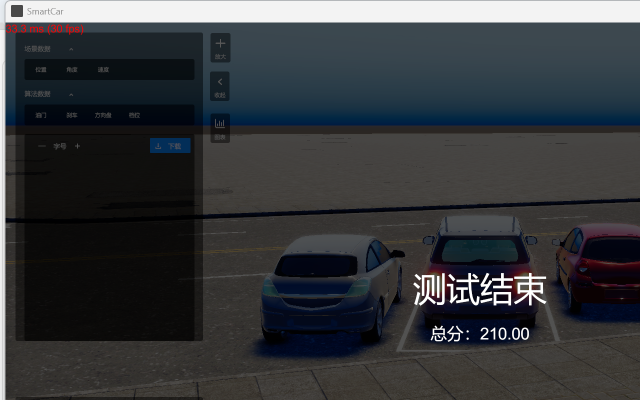
#> input picture docs/images/angled-parking-210.png, 1280 x 800 px (shown at 1/2 size)
$ python -i vla2_make_dataset.py   (imports and definitions only)
#> lines starting #> are read from the running program, lines starting #| are printed output that depends on the picture; after the words box and inside, x2 and y2 are one past the last pixel; in counts of white or black regions, pixels touching at a corner belong together
#> further down, picture is the input picture: shape (800, 1280, 3); mean B, G, R 60.1, 56.7, 54
# -*- coding: utf-8 -*-
"""从已有巡检帧自动打标，生成 YOLO 数据集（class 0 = 车，class 1 = 蓝色车牌/车顶小牌）。

标注来源：
- 车：现成的颜色连通域检测器 `vla2.vision.detect_cars`（已实测少误检、能抓到近车）
- 车牌：HSV 蓝牌掩膜 + 形状过滤（宽 6~60 px、高 4~28 px、宽高比 1.1~5、填充率 ≥0.45）

用法：
    python tools/vla2_make_dataset.py --out D:\\vla_ds --dirs "D:\\...\\vla_imgss5;D:\\...\\vla_imgss6" --per-dir 120
"""
from __future__ import annotations

import argparse
import glob
import random
from pathlib import Path

import cv2
import numpy as np

import sys

sys.path.insert(0, str(Path(__file__).resolve().parents[1]))
from vla2.vision import detect_cars, imread_uni, imwrite_uni  # noqa: E402

PLATE_HUE = (100, 135)      # OpenCV H：蓝→紫蓝
PLATE_S_MIN = 90
PLATE_V_MIN = 45


def plate_boxes(img: np.ndarray) -> list[tuple[int, int, int, int]]:
    hsv = cv2.cvtColor(img, cv2.COLOR_BGR2HSV)
#> hsv: shape (800, 1280, 3); mean H, S, V 53.4, 69.7, 63.1
    m = cv2.inRange(hsv, (PLATE_HUE[0], PLATE_S_MIN, PLATE_V_MIN), (PLATE_HUE[1], 255, 255))
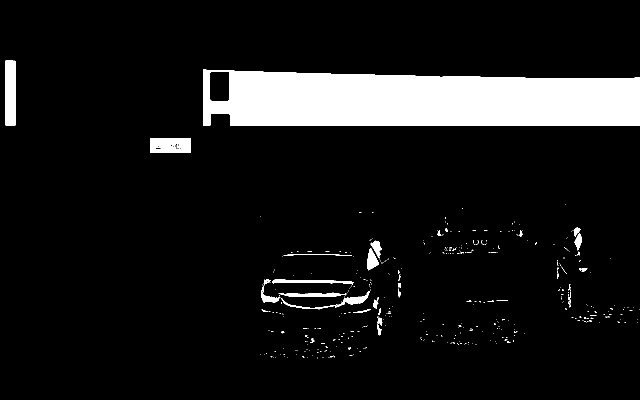
#> m: shape (800, 1280) (shown at 1/2 size); 9.4% white; 424 white regions (390 under 20 px), largest, box (x1, y1, x2, y2) and area: (406, 139, 1280, 251) 84596, (11, 121, 31, 251) 2597, (300, 276, 381, 306) 2266
    k = np.ones((2, 2), np.uint8)
    m = cv2.morphologyEx(m, cv2.MORPH_CLOSE, k)
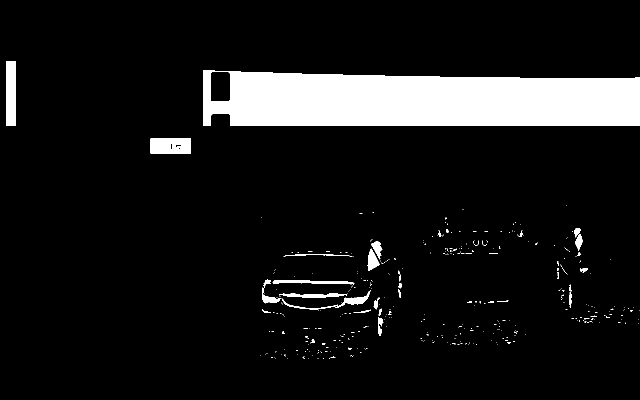
#> m: shape (800, 1280) (shown at 1/2 size); 9.4% white; 371 white regions (341 under 20 px), largest, box (x1, y1, x2, y2) and area: (407, 140, 1280, 252) 84528, (12, 122, 32, 252) 2597, (301, 277, 382, 307) 2348
    n, lab, stats, _ = cv2.connectedComponentsWithStats(m, 8)
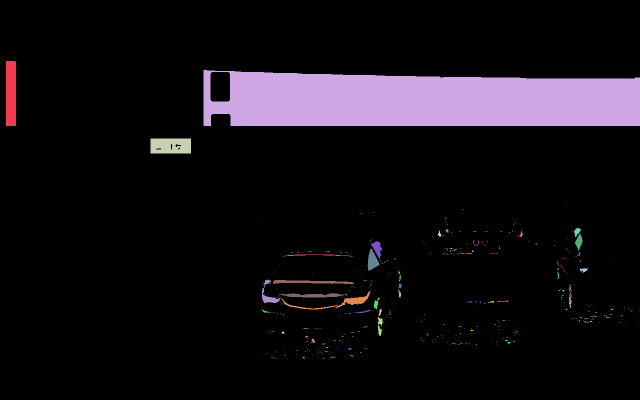
#> lab: shape (800, 1280) int32 (shown at 1/2 size); 372 distinct labels, from 0 to 371; one colour per label, 0 black
#> n = 372; stats = 372 rows, first 6: [0, 0, 1280, 800, 927615], [12, 122, 20, 130, 2597], [407, 140, 873, 112, 84528], [301, 277, 81, 30, 2348], [1132, 410, 1, 1, 1], [925, 418, 2, 1, 2]
    out = []
    for i in range(1, n):
        x, y, w, h, a = stats[i]
        if not (6 <= w <= 60 and 4 <= h <= 28):
            continue
        ar = w / max(1, h)
        if not (1.1 <= ar <= 5.0):
            continue
        if a / float(w * h) < 0.45:
            continue
        out.append((int(x), int(y), int(w), int(h)))
#> this loop made 371 passes
#> after the loop, out = [(1160, 537, 16, 8), (564, 663, 6, 5), (697, 695, 6, 5)]
    return out


# [57 lines left out: function main, not called in this run]


# [2 lines not run here, left out]

>>> import cv2
>>> picture = cv2.imread('../docs/images/angled-parking-210.png')
>>> result = plate_boxes(picture)
#> result has the same summary as out in plate_boxes
